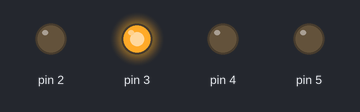
A sketch run on a simulated Arduino Uno, built with avr-gcc and run on an emulated ATmega328P. Shown: output pins drawn as LEDs (lit = HIGH).

Above: at 0.1 s.
Timing chart, 0 to 1.6 s (numbered marks = the images above):
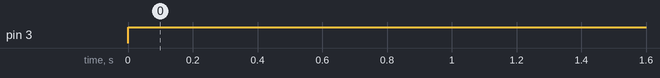

Measured:
- by itself, pin 3: LOW → HIGH at 0.00 s

The sketch:

interface_vaisseau_spacial.ino
```cpp
int switchState = 0;
void setup(){
  pinMode(5,OUTPUT);
  pinMode(4,OUTPUT);
  pinMode(3,OUTPUT);
  pinMode(2,OUTPUT);
}
void loop(){
  switchState = digitalRead(2);
  if (switchState == LOW) {
    //pas d'appui sur le bouton
    digitalWrite(3,HIGH); //Uniquement la
    digitalWrite(4,LOW); //LED verte s'allume.
    digitalWrite(5,LOW);
  }
  else { //appui sur le bouton
    digitalWrite(3,LOW);
    digitalWrite(4,LOW);
    digitalWrite(5,HIGH);

    delay(250); //attendre un quart de seconde
    //allumer les LEDs
    digitalWrite(4,HIGH);
    digitalWrite(5,LOW);
    delay(250); //attendre un quart de seconde
  }
}
```
